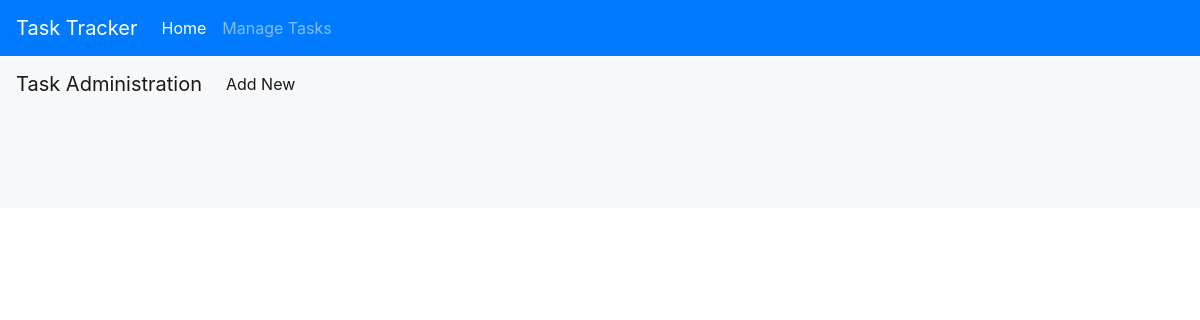
The page /tasks/ on the database as committed earlier.
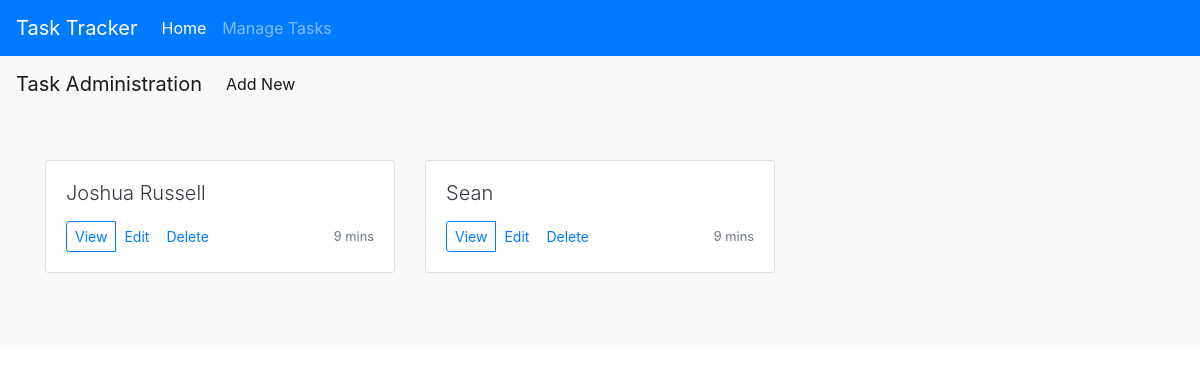
The same page on the database as committed later.
### tasks/models.py (models this page shows, shortened)
class Task(models.Model):
    name = models.CharField(max_length=200)
    desc = models.CharField(max_length=200)
    proj = models.CharField(max_length=200)
    status = models.BooleanField(default=True)
    def get_absolute_url(self):
        return reverse('tasks:single', args=[self.id])
    class Meta:
        ordering = ['-id']

### tasks/views.py (the view)
# urls.py: path('tasks/', views.TasksView.as_view(), name='tasks'),
class TasksView(ListView):
    model = Task
    template_name = 'tasks/tasks.html'
    context_object_name = 'task_list'

### templates/tasks/tasks.html (shortened to what this page needs)
{% extends 'tasks/base.html' %}
{% block content %}
<nav class="navbar navbar-expand-lg navbar-light bg-light">
        <div class="navbar-brand">Task Administration</div>
    <div class="collapse navbar-collapse" id="navbarNav">
        <ul class="navbar-nav">
            <li class="nav-item active">
                <a class="nav-link" href="{% url 'tasks:add' %}">Add New</a>
            </li>
        </ul>
    </div>
</nav>
<div class="album py-5 bg-light">
    <div class="container">
        <div class="row">
        {% for task in task_list %}
            <div class="col-md-4">
                <div class="card mb-4 box-shadow">
                    <div class="card-body">
                        <h4 class="lead"><a class="text-dark" href="{% url 'tasks:single' task.pk %}">{{ task.name }}</a></h4>
                        <div class="d-flex justify-content-between align-items-center">
                        <div class="btn-group">
                            <a href="{{ task.get_absolute_url }}" class="btn btn-sm btn-outline-primary" role="button" aria-pressed="true">View</a>
                            <a href="{% url 'tasks:edit' task.pk %}" class="btn btn-sm btn-outline-secondart" role="button" aria-pressed="true">Edit</a>
                            <a href="{% url 'tasks:delete' task.pk %}" class="btn btn-sm btn-outline-secondart" role="button" aria-pressed="true">Delete</a>
                        </div>
                        <small class="text-muted">9 mins</small>
                    </div>
                    </div>
                </div>
            </div>
        {% endfor %}
        </div>
    </div>
</div>
{% endblock %}

Rows that differ between the two databases and show on the page:
added Task: name "Joshua Russell"
added Task: name "Sean"
